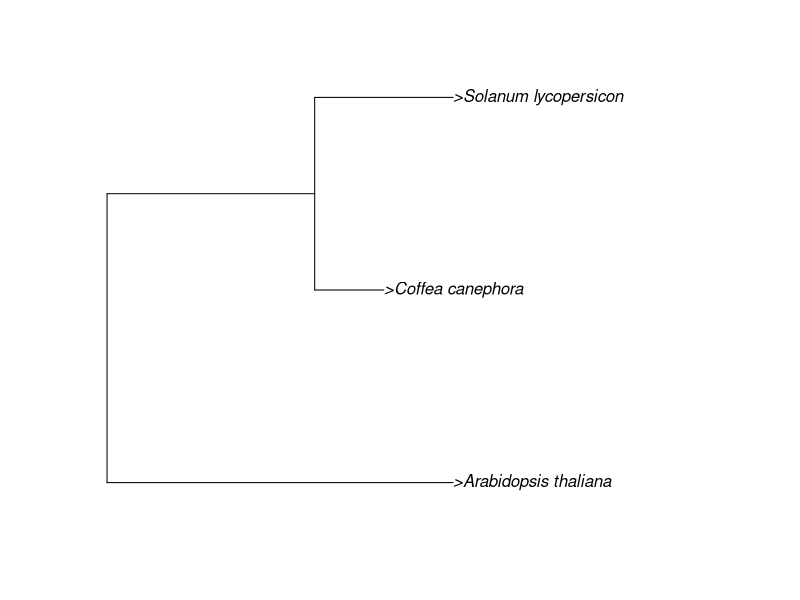
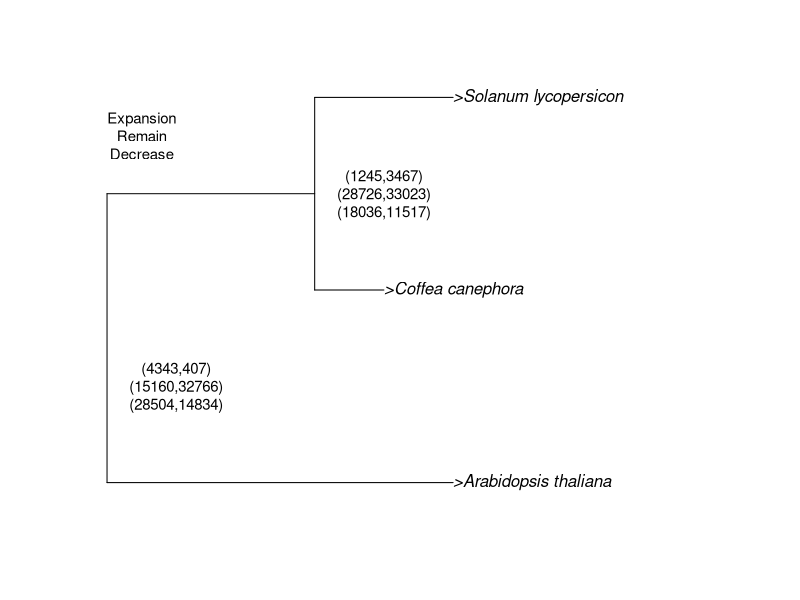

R code for these plots, in order:
library(ape)
library(phangorn)
?tree
plot


###
install.packages('ade4')
library(ade4)

tr <- read.tree(text="(>Arabidopsis_thaliana:5,(>Coffea_canephora:1,>Solanum_lycopersicon:2):3);")
plot(tr)

#CAFE results

## IDs of nodes:(>AT<0>,(>Cc<2>,>So<4>)<3>)<1>
# Output format for: ' Average Expansion', 'Expansions', 'No Change', 'Contractions', 
#and 'Branch-specific P-values' = (node ID, node ID): (0,3) (2,4) 
# Output format for 'Branch cutting P-values' and 'Likelihood Ratio Test': (0, 1, 2, 3, 4)
#Average Expansion:    (-0.449018,-0.311996)	(-0.341409,-0.150791)
#Expansion :	(4343,407)	(1245,3467)
#Remain :	(15160,32766)	(28726,33023)
#Decrease:	(28504,14834)	(18036,11517)

?text
png('tree.png')
plot(tr)
text(x=1, y=1.5, labels="(4343,407)\n(15160,32766)\n(28504,14834)", cex=.9)
text(x=4, y=2.5, labels="(1245,3467)\n(28726,33023)\n(18036,11517)", cex=.9)
text(x=0.5, y=2.8, labels="Expansion\nRemain\nDecrease", cex=.9)
dev.off()
